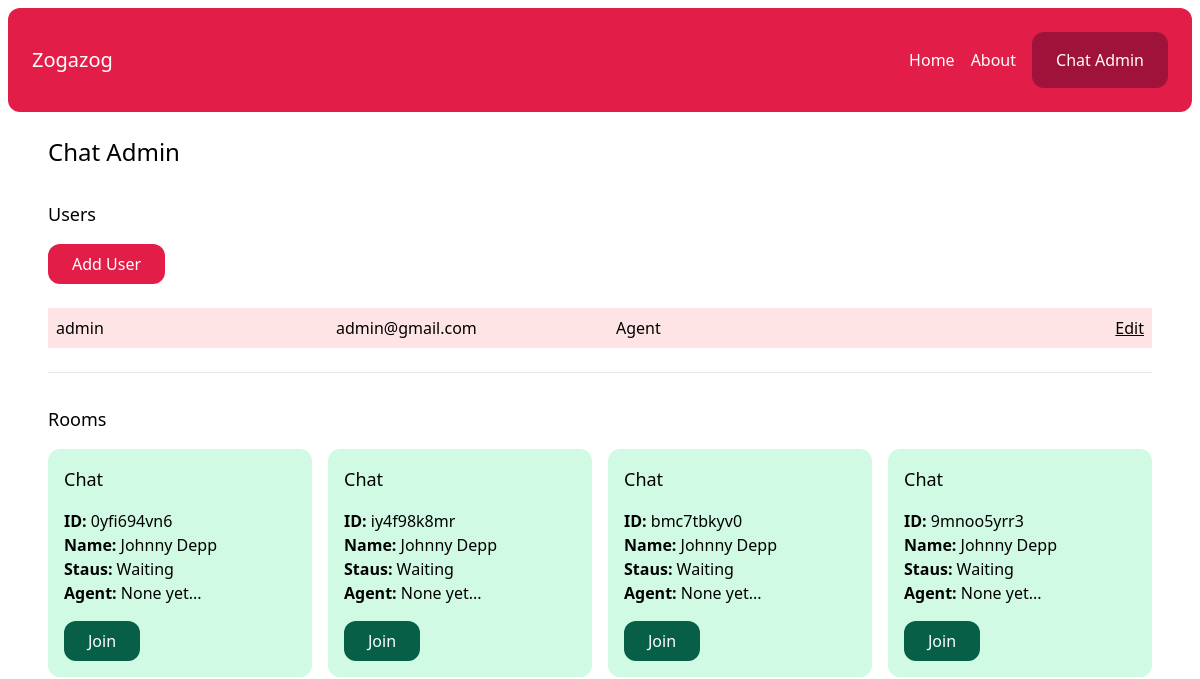
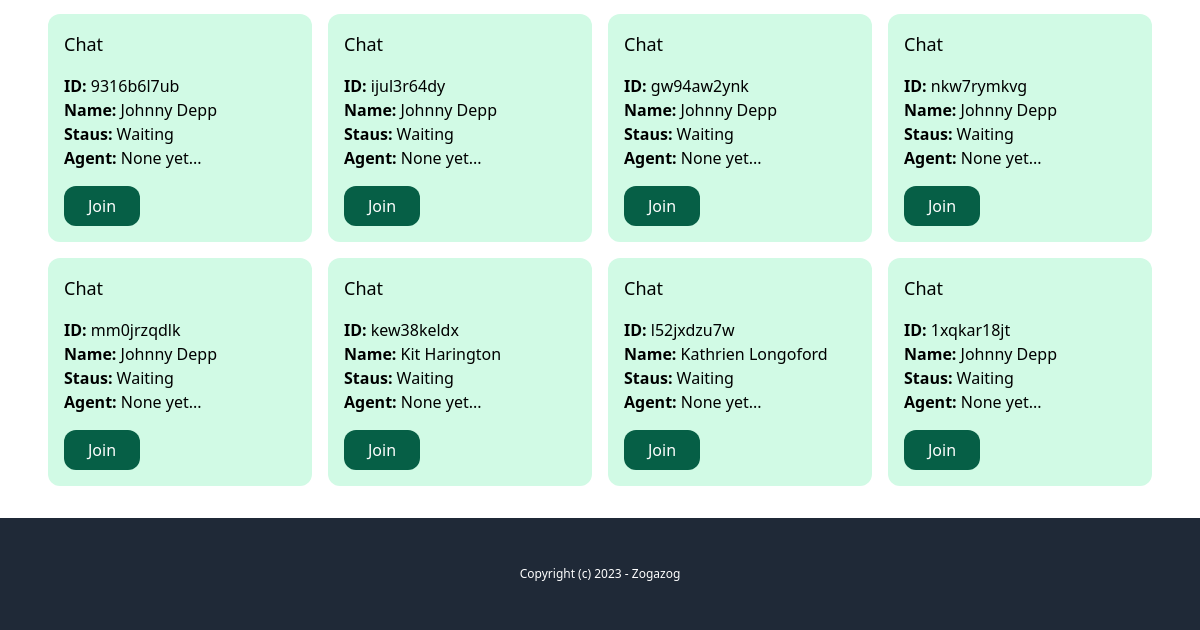
Before: /chat-admin/ (signed in) with the older database file (2 pictures, top to bottom).
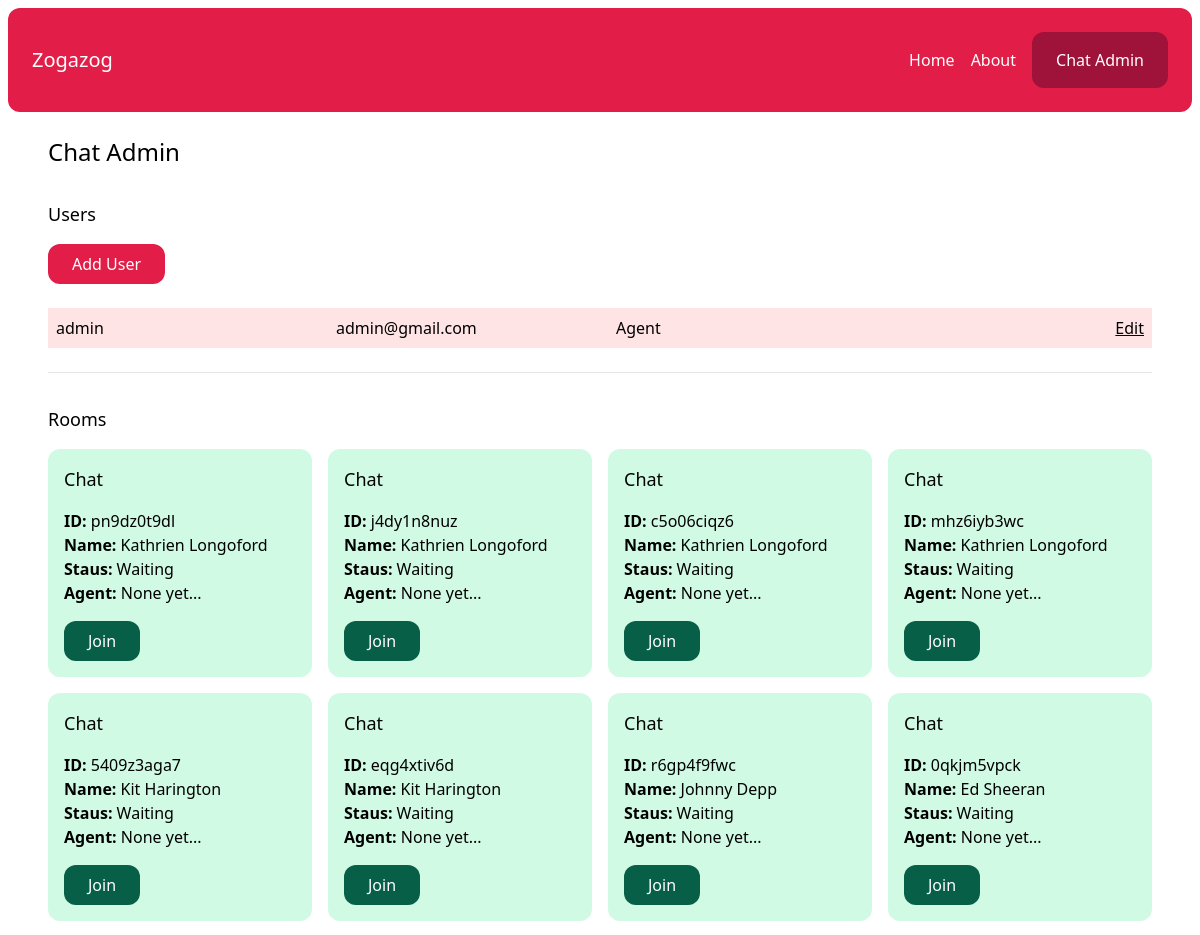
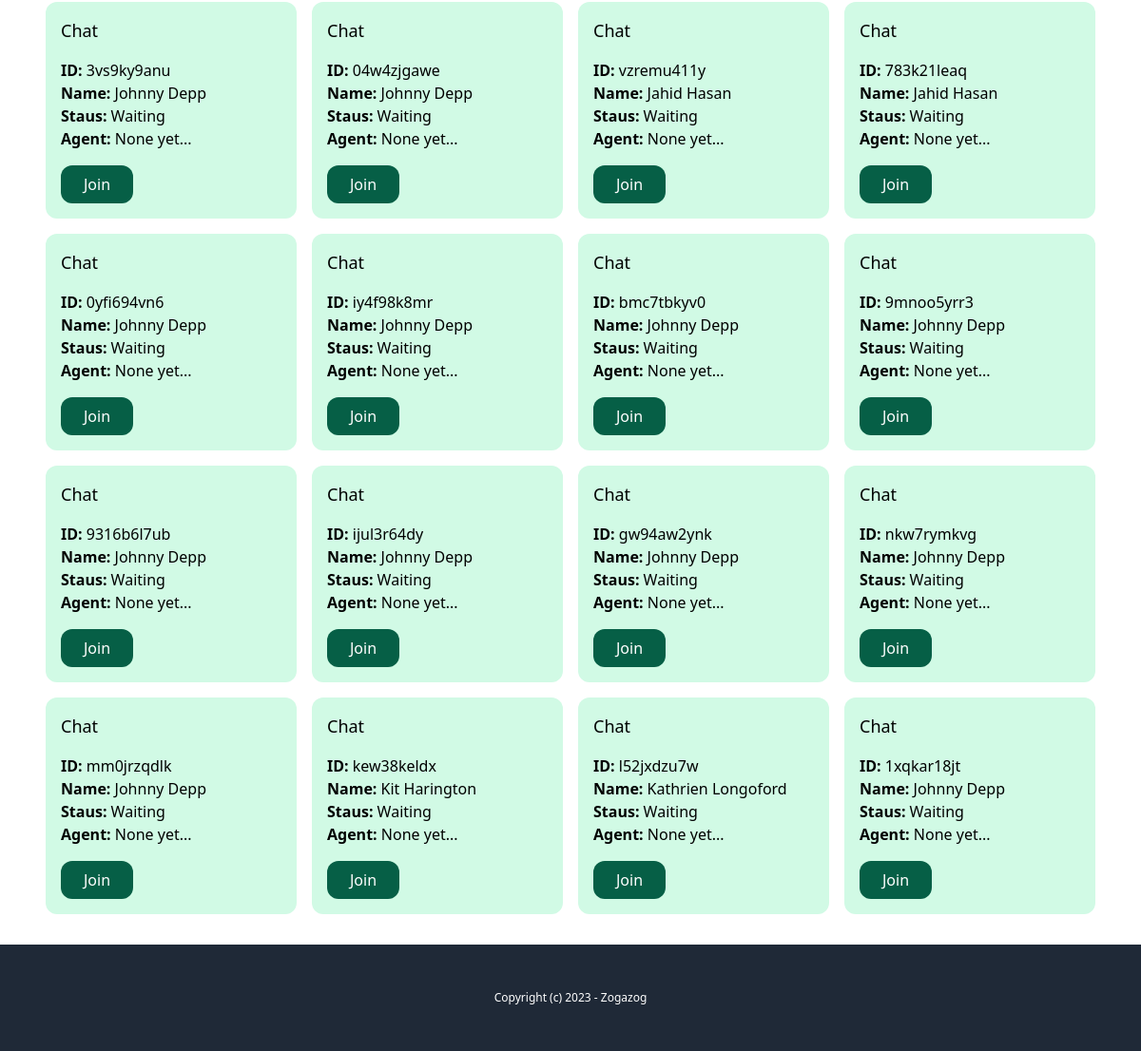
After: the same page with the newer database file (2 pictures, top to bottom).
### account/models.py (models this page shows)
class User(AbstractBaseUser, PermissionsMixin):
    AGENT = 'agent'
    MANAGER = 'manager'
    ROLES_CHOICES = (
        (AGENT, 'Agent'),
        (MANAGER, 'Manager'),
    )
    id = models.UUIDField(primary_key=True, default=uuid.uuid4, editable=False)
    email = models.EmailField(unique=True)
    name = models.CharField(max_length=255, blank=True, default='')
    role = models.CharField(max_length=20, choices=ROLES_CHOICES, default=AGENT)
    is_active = models.BooleanField(default=True)
    is_superuser = models.BooleanField(default=False)
    is_staff = models.BooleanField(default=False)
    date_joined = models.DateTimeField(default=timezone.now)
    last_login = models.DateTimeField(blank=True, null=True)
    objects = CustomUserManager()
    USERNAME_FIELD = 'email'
    EMAIL_FIELD = 'email'
    REQUIRED_FIELDS = ['name']

### chat/models.py (models this page shows, shortened)
class Room(models.Model):
    WAITING = 'waiting'
    ACTIVE = 'active'
    CLOSED = 'closed'
    CHOICES_STATUS = (
        (WAITING, 'Waiting'),
        (ACTIVE, 'Active'),
        (CLOSED, 'Closed'),
    )
    uuid = models.CharField(_("UUID"), max_length=255)
    client = models.CharField(_("Client"), max_length=255)
    agent = models.ForeignKey(User, related_name='rooms',blank=True,null=True, on_delete=models.SET_NULL)
    messages = models.ManyToManyField(Message, blank=True)
    url = models.CharField(_("URL"), max_length=255,blank=True,null=True)
    status = models.CharField(_("STATUS"), max_length=20,choices=CHOICES_STATUS,default=WAITING)
    created_at = models.DateTimeField(_("Created At"), auto_now=False, auto_now_add=True)
    class Meta:
        ordering = ('-created_at',)

### chat/views.py (the view)
# urls.py: path('chat-admin/', views.admin, name="chat-admin"),
@login_required
def admin(request):
    rooms = Room.objects.all()
    users = User.objects.filter(is_staff=True)
    return render(request, 'chat/admin.html', {'rooms': rooms, 'users':users})

### chat/templates/chat/admin.html
{% extends "core/base.html" %}
{% load static %}
{% block content %}
    <h1 class="text-2xl">Chat Admin</h1>
    {% if perms.user.add_user %}
        <div class="mt-8">
            <h2 class="mb-4 text-lg">Users</h2>
            <a href="#" class="inline-block py-2 px-6 bg-rose-600 text-white rounded-xl">Add User</a>
            <div class="mt-6 ">
                {% for user in users %}
                    <div class="grid grid-cols-4 gap-4 py-2 {% cycle 'bg-rose-100' 'bg-emerald-100' %}">
                        <p class="px-2">
                            {{user.name}}
                        </p>
                        <p class="px-2">{{user.email}}</p>
                        <p class="px-2">{{user.get_role_display}}</p>
                        <p class="px-2 text-right">
                            <a href="#" class="underline">Edit</a>
                        </p>
                    </div>
                {% endfor %}
            </div>
        </div>
    {% endif %}
    <hr class="my-6">
    <div class="mt-8">
        <h2 class="mb-4 text-lg">Rooms</h2>
        {% include "chat/partials/room_list.html" %}
    </div>
{% endblock content %}

### chat/templates/chat/partials/room_list.html
<div class="grid grid-cols-4 gap-4">
    {% for room in rooms %}
        <div class="p-4 rounded-xl {% if room.status == 'waiting' %}bg-emerald-100 {% elif room.status == 'active' %} bg-yellow-100 {% else %} bg-gray-100 {% endif %}">
            <h3 class="mb-4 text-lg">Chat</h3>
            <p>
                <b>ID: </b>{{room.uuid}} <br>
                <b>Name: </b> {{room.client}}<br>
                <b>Staus: </b> {{room.get_status_display}}<br>
                <b>Agent: </b> {% firstof room.agent.name  'None yet...' %}
            </p>
            <a href="{% url "chat:chat-room" room.uuid %}" class="mt-4 inline-block py-2 px-6 bg-emerald-800 text-white rounded-xl">Join</a>
        </div>
    {% endfor %}
</div>

Changed rows visible on the page:
added Room: uuid "pn9dz0t9dl", client "Kathrien Longoford", status "Waiting", agent "None yet..."
added Room: uuid "j4dy1n8nuz", client "Kathrien Longoford", status "Waiting", agent "None yet..."
added Room: uuid "c5o06ciqz6", client "Kathrien Longoford", status "Waiting", agent "None yet..."
added Room: uuid "mhz6iyb3wc", client "Kathrien Longoford", status "Waiting", agent "None yet..."
added Room: uuid "5409z3aga7", client "Kit Harington", status "Waiting", agent "None yet..."
added Room: uuid "eqg4xtiv6d", client "Kit Harington", status "Waiting", agent "None yet..."
added Room: uuid "r6gp4f9fwc", client "Johnny Depp", status "Waiting", agent "None yet..."
added Room: uuid "0qkjm5vpck", client "Ed Sheeran", status "Waiting", agent "None yet..."
added Room: uuid "3vs9ky9anu", client "Johnny Depp", status "Waiting", agent "None yet..."
added Room: uuid "04w4zjgawe", client "Johnny Depp", status "Waiting", agent "None yet..."
added Room: uuid "vzremu411y", client "Jahid Hasan", status "Waiting", agent "None yet..."
added Room: uuid "783k21leaq", client "Jahid Hasan", status "Waiting", agent "None yet..."
